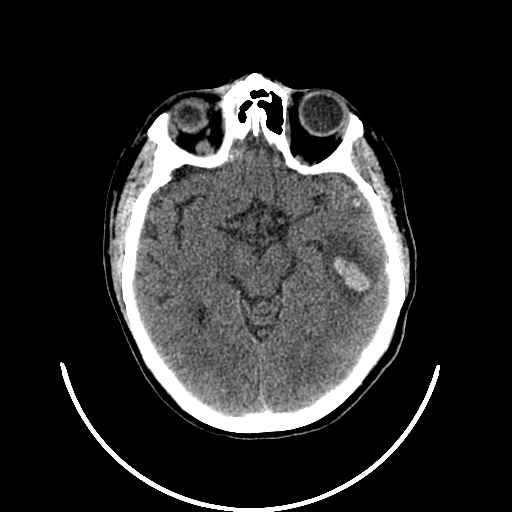
#> input picture Sample_Images/20_0_80.jpg, 512 x 512 px
$ jupyter execute 'Test Image Processing.ipynb'
#> lines starting #> are read from the running program, lines starting #| are printed output that depends on the picture; after the words box and inside, x2 and y2 are one past the last pixel; in counts of white or black regions, pixels touching at a corner belong together
#> further down, example_image is the input picture: shape (512, 512, 3); min 0, max 255, mean 44.2
# Testing the required functions for Image Processing

[cell 1]
import cv2
import matplotlib.pyplot as plt
import imutils

## Function for croppping the image

[cell 2]
def crop_contour_brain_img(image , plot=False):
#> called with plot = True
    grayscale = cv2.cvtColor(image, cv2.COLOR_BGR2GRAY)
    grayscale = cv2.GaussianBlur(grayscale, (5, 5), 0)
    threshold_image = cv2.threshold(grayscale, 45, 255,cv2.THRESH_BINARY)[1]
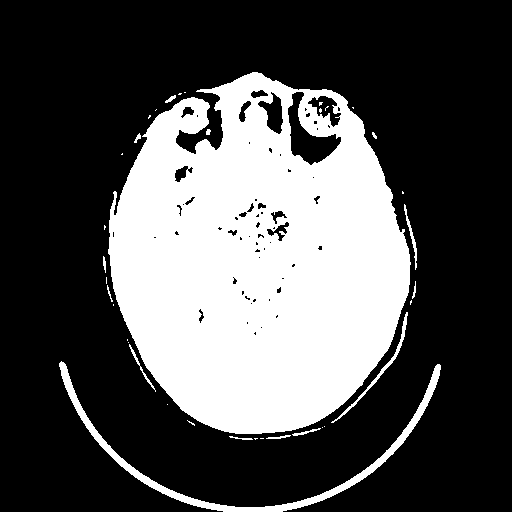
#> threshold_image: shape (512, 512); 31.7% white; 37 white regions (22 under 20 px), largest, box (x1, y1, x2, y2) and area: (108, 72, 411, 434) 78388, (59, 361, 441, 512) 3480, (331, 312, 408, 423) 411
    threshold_image = cv2.erode(threshold_image,None,iterations=2)
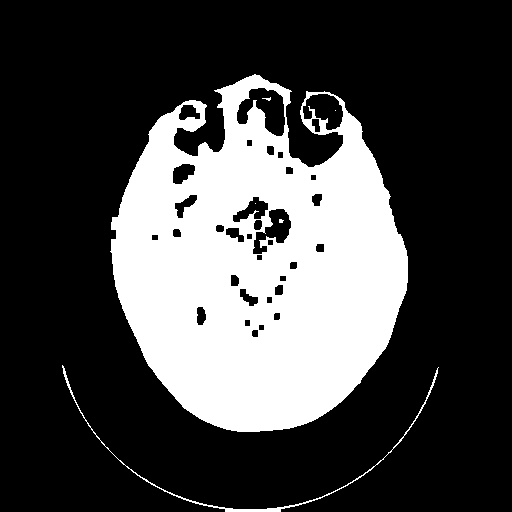
#> threshold_image: shape (512, 512); 27.4% white; 6 white regions (4 under 20 px), largest, box (x1, y1, x2, y2) and area: (110, 74, 408, 432) 70763, (62, 365, 439, 512) 908
    threshold_image = cv2.dilate(threshold_image, None, iterations=2)
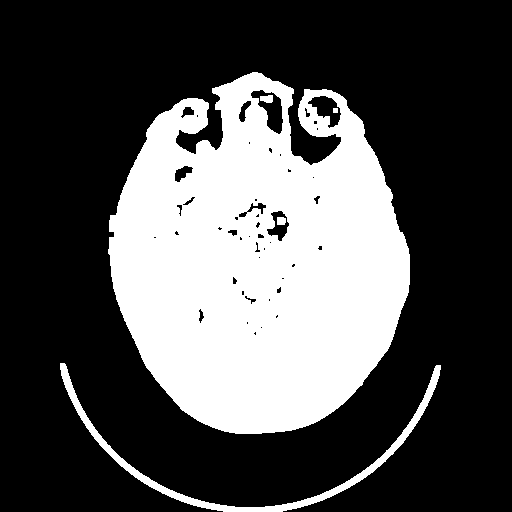
#> threshold_image: shape (512, 512); 31% white; 5 white regions

    contour = cv2.findContours(threshold_image.copy(), cv2.RETR_EXTERNAL, cv2.CHAIN_APPROX_SIMPLE)
#> contour = 2 contours; box (x1, y1, x2, y2) and area: (108, 72, 410, 434) 79577, (60, 363, 441, 512) 3007
    contour = imutils.grab_contours(contour)
    c = max(contour, key=cv2.contourArea)
#> c = contour of 650 points, box (x1, y1, x2, y2) (108, 72, 410, 434), area 79577

    extreme_pnts_left = tuple(c[c[:, :, 0].argmin()][0])
#> extreme_pnts_left = (108, 249)
    extreme_pnts_right = tuple(c[c[:, :, 0].argmax()][0])
#> extreme_pnts_right = (409, 284)
    extreme_pnts_top = tuple(c[c[:, :, 1].argmin()][0])
#> extreme_pnts_top = (252, 72)
    extreme_pnts_bottom = tuple(c[c[:, :, 1].argmax()][0])
#> extreme_pnts_bottom = (235, 433)

    new_image = image[extreme_pnts_top[1]:extreme_pnts_bottom[1], extreme_pnts_left[0]:extreme_pnts_right[0]]
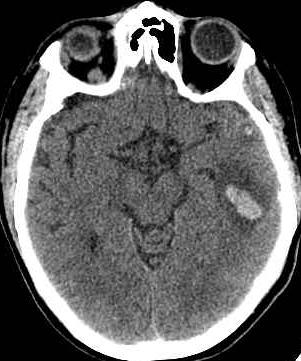
#> new_image: shape (361, 301, 3); min 0, max 255, mean 99

    if plot:
        plt.figure()
        plt.subplot(1,2,1)
        plt.imshow(image)

        plt.tick_params(axis='both',which='both',
                        top = False, bottom = False, left = False, right = False, labelbottom= False,labeltop= False,
                        labelleft= False, labelright= False)
        plt.title('Original Image')
        plt.show()
        plt.subplot(1,2,1)
        plt.imshow(new_image)

        plt.tick_params(axis='both',which='both',
                        top = False, bottom = False, left = False, right = False, labelbottom= False,labeltop= False,
                        labelleft= False, labelright= False)
        plt.title('Cropped Image')
        plt.show()

        return new_image

[cell 3]
example_image = cv2.imread('Sample_Images/20_0_80.jpg')
example_new_image = crop_contour_brain_img(example_image, True) # Calling the Cropping function

[cell 4]
# Checking the dimensions of the original image
example_image.shape
#> Out = (512, 512, 3)

[cell 5]
# Checking the dimensions of the Cropped image
example_new_image.shape
#> Out = (361, 301, 3)

## Function for Scaling the cropped image

[cell 6]
def scaling_img(image,plot=False):
#     img =cv2.imread('path of image',cv2.IMREAD_UNCHANGED)
#> called with plot = True
    print('original dimensions:',image.shape)
#| original dimensions: (361, 301, 3)
    height =512
    width =512
# [4 lines of commented-out code are left out]
    dsize = (width,height)
    resized = cv2.resize(image,dsize,interpolation=cv2.INTER_AREA)
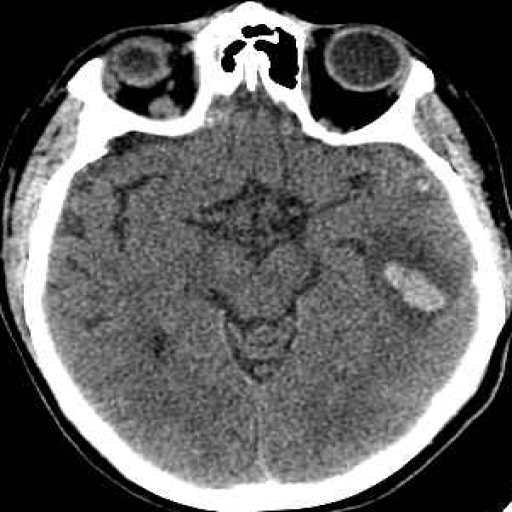
#> resized: shape (512, 512, 3); min 0, max 255, mean 99
    print('Resized Dimensions:',resized.shape)
#| Resized Dimensions: (512, 512, 3)

    if plot:
        plt.figure()
        plt.subplot(1, 2, 1)
        plt.imshow(image)

        plt.tick_params(axis='both',which='both',
                        top = False, bottom = False, left = False, right = False, labelbottom= False,labeltop= False,
                        labelleft= False, labelright= False)
        plt.title('Cropped unscaled Image')
        plt.show()
        plt.subplot(1, 2, 1)
        plt.imshow(resized)

        plt.tick_params(axis='both',which='both',
                        top = False, bottom = False, left = False, right = False, labelbottom= False,labeltop= False,
                        labelleft= False, labelright= False)
        plt.title('Scalled Image')
        plt.show()

    return resized

[cell 7]
scaled_img =scaling_img(example_new_image,True) # Calling the Scalling function

## Function For Noise Removal

[cell 8]
def noise_remv(image,plot=False):
#   img = cv2.imread("filename or path of th img",1)
#   kernel = np.ones((3,3),np.float32)/9)
#   filt_2D = cv2.filter2D(img,-1,kernel)
#> called with plot = True
    filtered_img = cv2.GaussianBlur(image,(7,7),0)

    if plot:
        plt.figure()
        plt.subplot(1, 2, 1)
        plt.imshow(image)

        plt.tick_params(axis='both',which='both',
                        top = False, bottom = False, left = False, right = False, labelbottom= False,labeltop= False,
                        labelleft= False, labelright= False)
        plt.title('Noisy Image')
        plt.show()
        plt.subplot(1, 2, 1)
        plt.imshow(filtered_img)

        plt.tick_params(axis='both',which='both',
                        top = False, bottom = False, left = False, right = False, labelbottom= False,labeltop= False,
                        labelleft= False, labelright= False)
        plt.title('Filtered Image')
        plt.show()


    return filtered_img

$ run again, with Sample_Images/2_0_89.jpg copied over Sample_Images/20_0_80.jpg
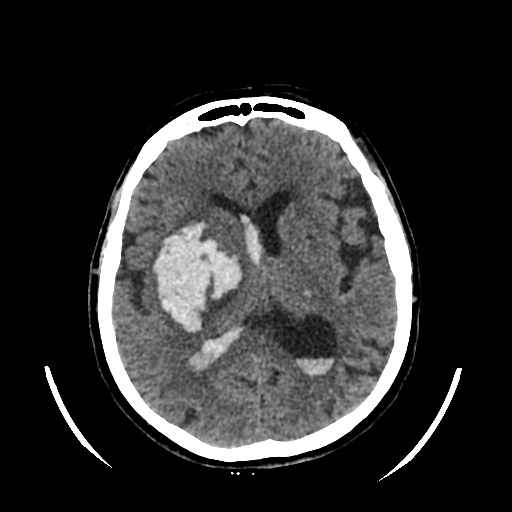
#> input picture Sample_Images/2_0_89.jpg, 512 x 512 px
#> example_image is the input picture: shape (512, 512, 3); min 0, max 255, mean 47.9
#> in crop_contour_brain_img, `threshold_image = cv2.dilate(threshold_image, None, iterations=2)`:
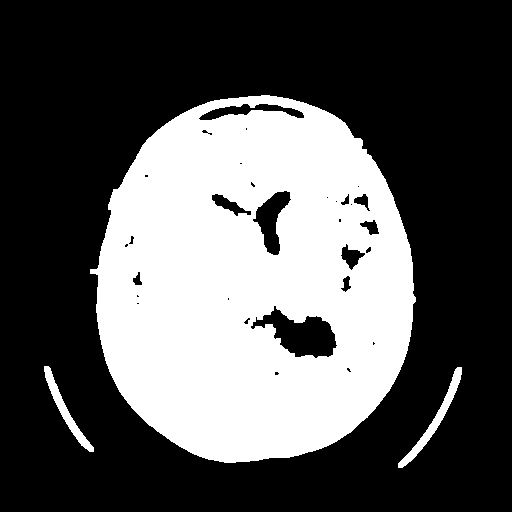
#> threshold_image: shape (512, 512); 34.3% white; 3 white regions
#> contour = 3 contours; box (x1, y1, x2, y2) and area: (90, 95, 416, 463) 93079, (398, 367, 462, 468) 813, (44, 366, 94, 452) 673
#> c = contour of 512 points, box (x1, y1, x2, y2) (90, 95, 416, 463), area 93079
#> extreme_pnts_left = (90, 269)
#> extreme_pnts_right = (415, 301)
#> extreme_pnts_top = (261, 95)
#> extreme_pnts_bottom = (224, 462)
#| original dimensions: (367, 325, 3)
#| Resized Dimensions: (512, 512, 3)
#> in noise_remv, `filtered_img = cv2.GaussianBlur(image,(7,7),0)`:
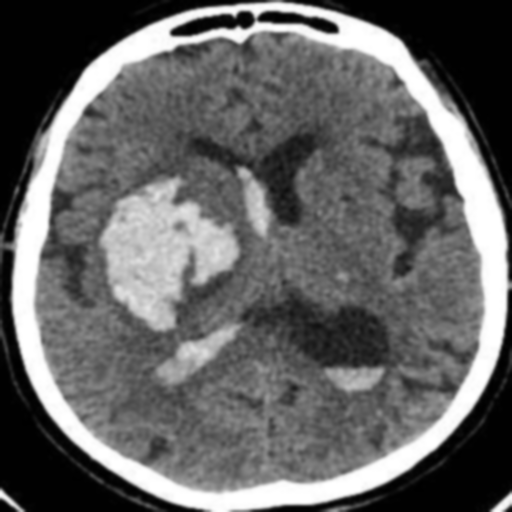
#> filtered_img: shape (512, 512, 3); min 0, max 255, mean 100.9

$ run again, with Sample_Images/sample1.jpg copied over Sample_Images/20_0_80.jpg
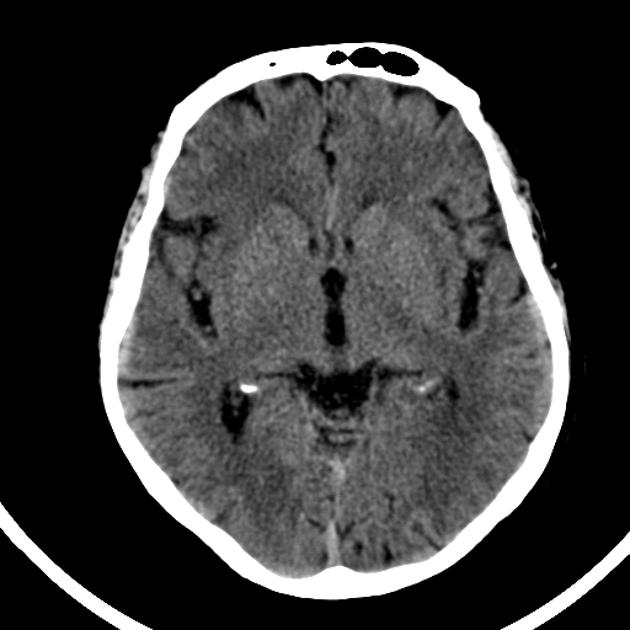
#> input picture Sample_Images/sample1.jpg, 630 x 630 px
#> example_image is the input picture: shape (630, 630, 3); min 0, max 255, mean 60.7
#> in crop_contour_brain_img, `threshold_image = cv2.dilate(threshold_image, None, iterations=2)`:
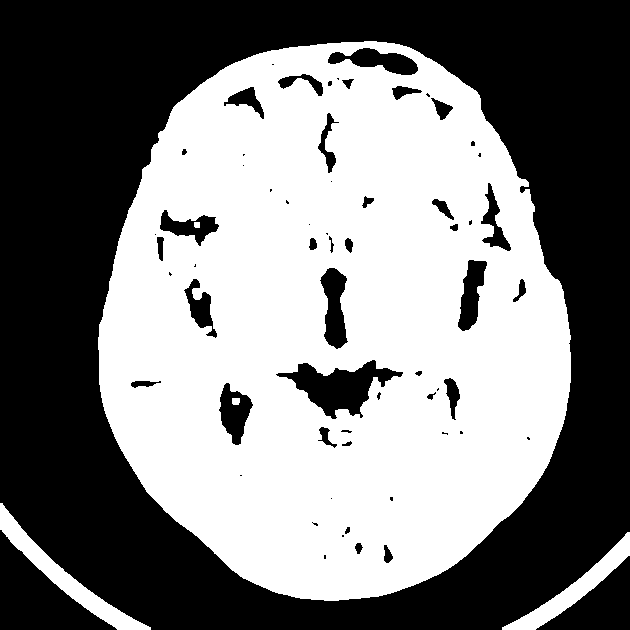
#> threshold_image: shape (630, 630); 49.5% white; 5 white regions
#> contour = 3 contours; box (x1, y1, x2, y2) and area: (98, 41, 571, 601) 204566, (0, 503, 151, 630) 2860, (502, 532, 630, 630) 2300
#> c = contour of 706 points, box (x1, y1, x2, y2) (98, 41, 571, 601), area 204566
#> extreme_pnts_left = (98, 337)
#> extreme_pnts_right = (570, 382)
#> extreme_pnts_top = (364, 41)
#> extreme_pnts_bottom = (324, 600)
#| original dimensions: (559, 472, 3)
#| Resized Dimensions: (512, 512, 3)
#> in noise_remv, `filtered_img = cv2.GaussianBlur(image,(7,7),0)`:
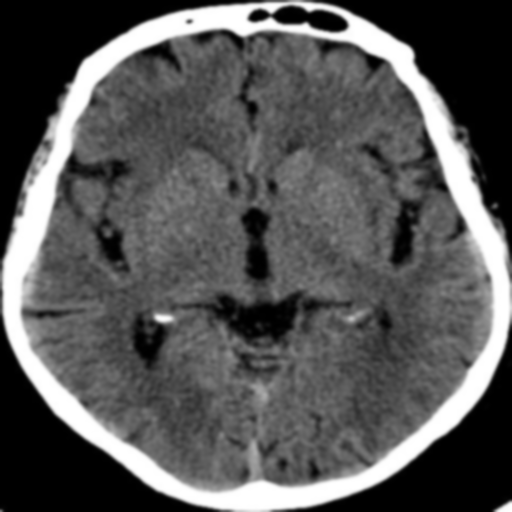
#> filtered_img: shape (512, 512, 3); min 0, max 255, mean 86.7
